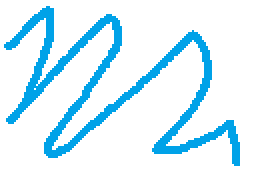
//> input picture test.bmp, 130 x 90 px (shown 2 times larger)
$ ./newvalid test.bmp test.bmp   (built with g++ and OpenCV 4)
//> lines starting //> are read from the running program, lines starting //| are printed output that depends on the picture
#include <math.h>
#include <stdio.h>
#include <opencv2/opencv.hpp>
using namespace cv;

double compare_mse(const Mat& p1, const Mat& p2) {
    Mat s1;
    absdiff(p1, p2, s1);
    s1.convertTo(s1, CV_32F);
    s1 = s1.mul(s1);
    Scalar s = sum(s1);
    double sse = s.val[0] + s.val[1] + s.val[2];
    if (sse <= 1e-10)
        return 0;
    else {
        double mse = sse / (double)(p1.channels() * p1.total());
        return mse;
    }
}

inline double sim_rate(const double mse) {
    return 100 - sqrt(mse)/2.55;
}

int main(int argc, char** argv)
{
    if (argc != 3)
    {
        printf("This program use OpenCV to make a gaussian blurred image with r=5, sigma=1.5 gaussian kernel, and check with your image.\n");
        printf("Usage: ./test <Teacher Given Image Path> <Your Image Path>\n");
        return -1;
    }
    Mat rawImage, blurImage, yourImage;
    rawImage = imread(argv[1], 1);
//> rawImage is the input picture: 90 rows x 130 cols, CV_8UC3; mean B, G, R 251.4, 240.5, 215.4
    yourImage = imread(argv[2], 1);
    if (!rawImage.data)
    {
        printf("No raw image data\n");
        return -1;
    }
    if (!yourImage.data)
    {
        printf("No your image data\n");
        return -1;
    }

    float kernel[5][5] = {
    {0.01441881, 0.02808402, 0.03507270, 0.02808402, 0.01441881},
    {0.02808402, 0.05470020, 0.06831229, 0.05470020, 0.02808402},
    {0.03507270, 0.06831229, 0.08531173, 0.06831229, 0.03507270},
    {0.02808402, 0.05470020, 0.06831229, 0.05470020, 0.02808402},
    {0.01441881, 0.02808402, 0.03507270, 0.02808402, 0.01441881}
    };

    Mat k(5, 5, CV_32F, kernel);
    filter2D(rawImage, blurImage, -1, k, Point(-1, -1), 0, BORDER_CONSTANT);
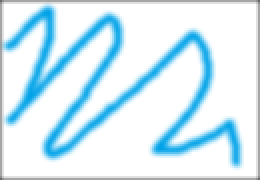
//> blurImage: 90 rows x 130 cols, CV_8UC3 (shown 2 times larger); mean B, G, R 246.9, 236, 210.8

    if (blurImage.size() == yourImage.size() && blurImage.channels() == yourImage.channels()) {
        printf("[PASS] Shape test passed!\n");
    } else {
        printf("[FAIL] Shape test failed.\n");
        printf("Standard image shape:\nheight: %d, width: %d, channel: %d\n", blurImage.size().height, blurImage.size().width, blurImage.channels());
        printf("Your image shape:\nheight: %d, width: %d, channel: %d\n", yourImage.size().height, yourImage.size().width, yourImage.channels());
        return -1;
    }

    imwrite("criterion.bmp", blurImage);

    double mse = compare_mse(blurImage, yourImage);
//> in compare_mse, `absdiff(p1, p2, s1);`:
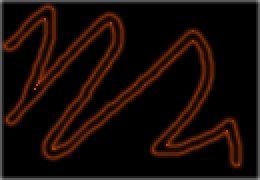
//> s1: 90 rows x 130 cols, CV_8UC3 (shown 2 times larger); mean B, G, R 6.2, 11.4, 23.3
//> in compare_mse, `s1 = s1.mul(s1);`:
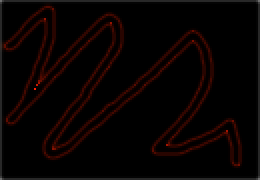
//> s1: 90 rows x 130 cols, CV_32FC3 (shown 2 times larger); mean B, G, R 357.6, 541.6, 1817.3; drawn with min black and max white
//> in compare_mse, `Scalar s = sum(s1);`: s = Scalar(4183771, 6336236, 21263051)
//> in compare_mse, `double sse = s.val[0] + s.val[1] + s.val[2];`: sse = 31783058
//> in compare_mse, `double mse = sse / (double)(p1.channels() * p1.total());`: mse = 905.5
//> mse = 905.5
    double sim = sim_rate(mse);
//> sim = 88.2

    if (sim > 99) {
        printf("[PASS] Similarity test passed!\n");
        printf("MSE result: %.2f\n", mse);
        printf("Similarity rate: %.2f%%\n", sim);
    } else {
        printf("[FAIL] Similarity test failed.\n");
        printf("MSE result: %.2f\n", mse);
//| MSE result: 905.50
        printf("Similarity rate: %.2f%%, less than 99%%\n.", sim);
//| Similarity rate: 88.20%, less than 99%
//| .
    }
    return 0;
}
